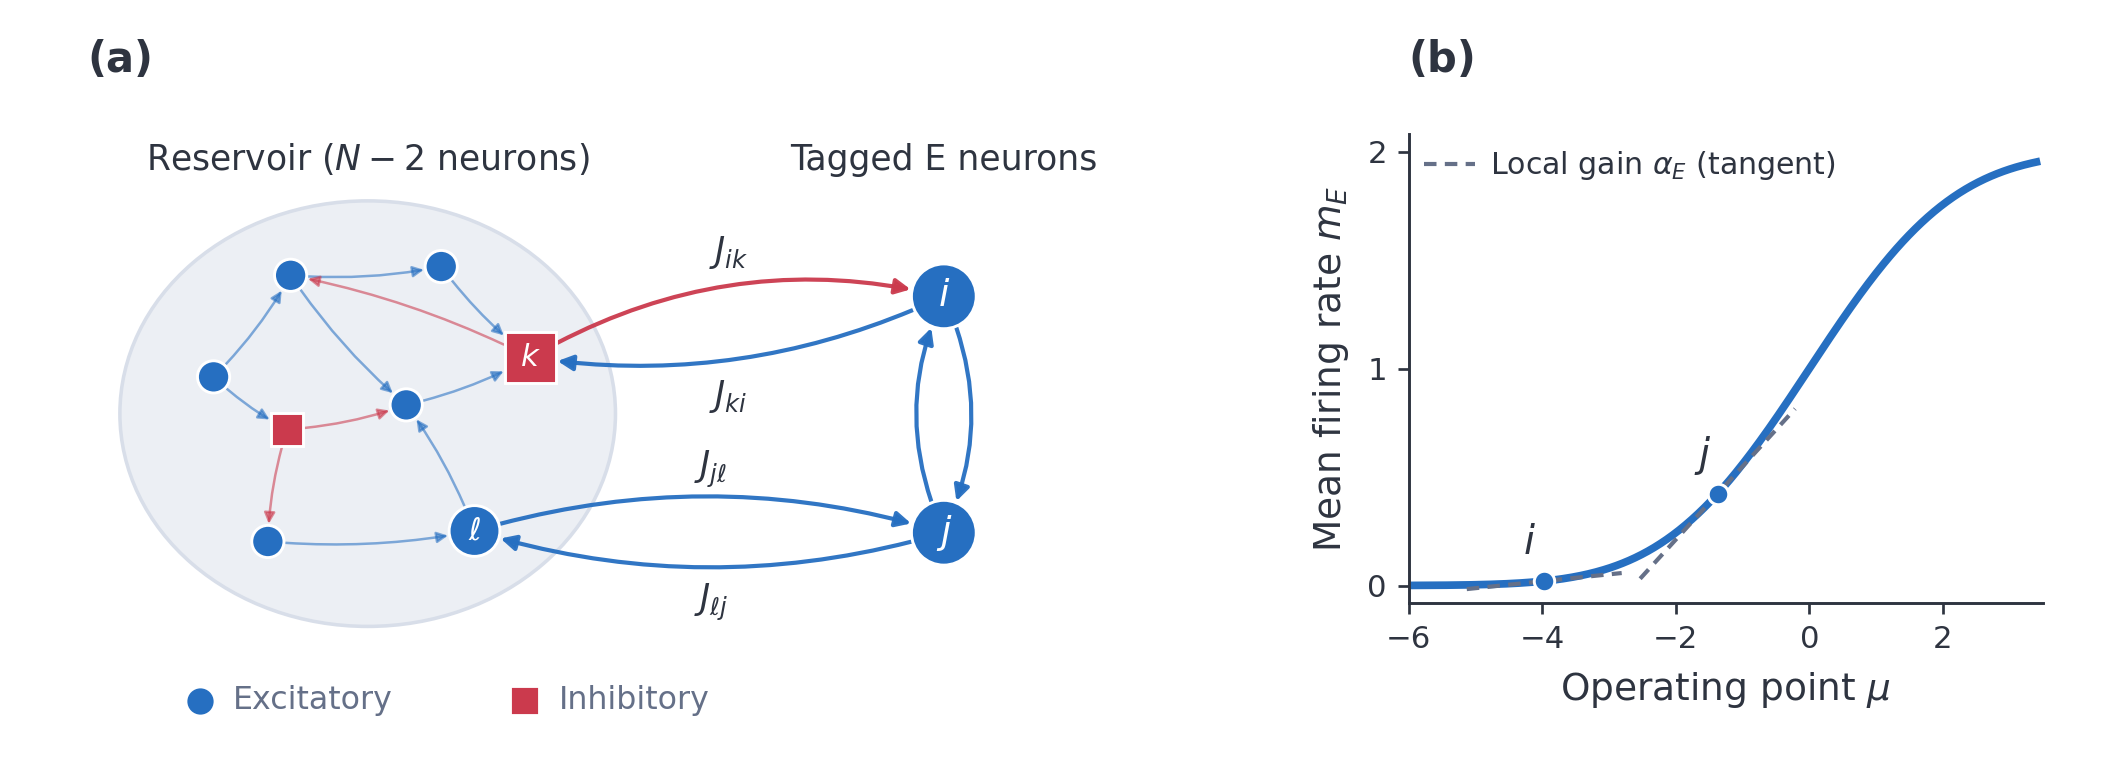

Write Python code to recreate this figure.
"""Draw the two-site cavity and the conditional gain of two excitatory cells.

The network edges are schematic. The rate curve uses the archived Bernoulli
composition reference, whose local laws are common to the two compositions.
The tagged operating points mark the lower and upper quartiles of the E input
mean distribution. No cell trajectories or measured synapses enter the figure.
Run `python3 cavity_schematic.py` to regenerate the adjacent PDF, SVG and PNG.
"""
import json
from pathlib import Path
import sys

import matplotlib

matplotlib.use("Agg")
import matplotlib.pyplot as plt
from matplotlib.patches import Circle, Ellipse, FancyArrowPatch, Rectangle
import numpy as np
from scipy.special import ndtr, ndtri


HERE = Path(__file__).resolve().parent
REFERENCE = HERE.parent / "archive/recovered/bundle/diagnosis/theory/summary.json"
sys.path.insert(0, str(HERE.parent / "experiments/figures"))
from paper_style import E, I, JOINT, LIGHT, MUTED, WASH, apply_style, panel_label, save_figure


def cavity(ax):
    ax.set(xlim=(-0.09, 5.65), ylim=(-0.2, 3.44), aspect="equal")
    ax.axis("off")
    ax.add_patch(Ellipse((1.51, 1.67), 2.83, 2.43, facecolor=WASH,
                         edgecolor=LIGHT, linewidth=0.85))
    ax.text(1.51, 3.06, r"Reservoir ($N-2$ neurons)", ha="center", color=JOINT,
            fontsize=8.3)
    ax.text(4.8, 3.06, "Tagged E neurons", ha="center", color=JOINT, fontsize=8.3)

    # Each node has a fixed position so that edits to labels or arrow routes
    # preserve the topology. The presynaptic cell sets each edge's sign.
    cells = {
        "e1": (0.63, 1.88, "E"), "e2": (1.07, 2.46, "E"),
        "e3": (1.93, 2.51, "E"), "e4": (1.73, 1.72, "E"),
        "e5": (0.94, 0.94, "E"), "ih": (1.05, 1.58, "I"),
        "k": (2.44, 1.99, "I"), "l": (2.12, 1.00, "E"),
        "i": (4.80, 2.34, "E"), "j": (4.80, 0.99, "E"),
    }
    colors = {"E": E, "I": I}
    patches = {}
    labels = {"k": r"$k$", "l": r"$\ell$", "i": r"$i$", "j": r"$j$"}
    for name, (x, y, kind) in cells.items():
        radius = 0.185 if name in ("i", "j") else 0.145 if name in labels else 0.092
        fill = colors[kind]
        if kind == "I":
            patch = Rectangle((x-radius, y-radius), 2*radius, 2*radius,
                              facecolor=fill, edgecolor="white", lw=0.7, zorder=4)
        else:
            patch = Circle((x, y), radius, facecolor=fill, edgecolor="white",
                           lw=0.7, zorder=4)
        ax.add_patch(patch)
        patches[name] = patch
        if name in labels:
            ax.text(x, y, labels[name], ha="center", va="center", color="white",
                    fontsize=9 if name in ("i", "j") else 7.4, zorder=5)

    def connection(source, target, bend, internal=False):
        color = colors[cells[source][2]]
        arrow = FancyArrowPatch(
            cells[source][:2], cells[target][:2],
            patchA=patches[source], patchB=patches[target],
            connectionstyle=f"arc3,rad={bend}", arrowstyle="-|>",
            shrinkA=0.3, shrinkB=0.3, mutation_scale=5.4 if internal else 7.5,
            lw=0.6 if internal else 1, color=color,
            alpha=0.57 if internal else 0.95, zorder=2,
        )
        ax.add_patch(arrow)

    for source, target in (("e1", "e2"), ("e2", "e3"), ("e3", "k"),
                           ("e2", "e4"), ("ih", "e4"), ("e4", "k"),
                           ("k", "e2"), ("l", "e4"), ("e5", "l"),
                           ("ih", "e5"), ("e1", "ih")):
        connection(source, target, 0.07, internal=True)

    # J_ik multiplies the rate of reservoir neuron k in the input to neuron i.
    # Curving both directions to their own right puts the arrows on separate arcs.
    for source, target, bend in (("k", "i", -0.20), ("i", "k", -0.15),
                                 ("l", "j", -0.15), ("j", "l", -0.15),
                                 ("i", "j", -0.23), ("j", "i", -0.23)):
        connection(source, target, bend)
    for x, y, label in ((3.57, 2.59, r"$J_{ik}$"), (3.57, 1.77, r"$J_{ki}$"),
                        (3.47, 1.35, r"$J_{j\ell}$"), (3.47, 0.59, r"$J_{\ell j}$")):
        ax.text(x, y, label, ha="center", va="center", fontsize=8.3, color=JOINT)

    for x, label, marker, color in [(0.55, "Excitatory", "o", E),
                                    (2.41, "Inhibitory", "s", I)]:
        ax.plot(x, 0.03, marker=marker, markersize=5.3, color=color, linestyle="none")
        ax.text(x+0.19, 0.03, label, ha="left", va="center", fontsize=7.6, color=MUTED)


def operating_points(ax):
    reference = json.loads(REFERENCE.read_text())
    h = reference["mean_inputs"][0]
    delta = reference["static_variances"][0]
    q = reference["dynamic_variances"][0]
    width = np.sqrt(1 + q)
    mu = np.linspace(-6, 3.4, 400)
    ax.plot(mu, 2*ndtr(mu/width), color=E, lw=1.85)

    # For a fixed q, differentiating the smoothed mean rate gives E[phi'(x)].
    locations = h + np.sqrt(delta)*ndtri([0.25, 0.75])
    for name, point in zip(("i", "j"), locations):
        mean = 2*ndtr(point/width)
        gain = np.sqrt(2/np.pi)/width * np.exp(-0.5*(point/width)**2)
        dx = np.array([-1.16, 1.16])
        ax.plot(point+dx, mean+gain*dx, color=MUTED, lw=1.0, linestyle=(0, (3, 2)))
        ax.plot(point, mean, "o", ms=4.9, color=E,
                markeredgewidth=0.7, markeredgecolor="white", zorder=4)
        ax.annotate(f"${name}$", (point, mean), xytext=(-3.5, 6.5),
                    textcoords="offset points", ha="center", fontsize=9.5)
    ax.plot([], [], color=MUTED, lw=1, linestyle=(0, (3, 2)),
            label=r"Local gain $\alpha_E$ (tangent)")
    ax.legend(loc="upper left", frameon=False, borderpad=0, handlelength=1.7,
              handletextpad=0.5, fontsize=7.2)
    ax.set(xlim=(-6, 3.5), ylim=(-0.08, 2.08), xticks=[-6, -4, -2, 0, 2],
           yticks=[0, 1, 2], xlabel=r"Operating point $\mu$",
           ylabel=r"Mean firing rate $m_E$")
    ax.spines[["top", "right"]].set_visible(False)
    for side in ("left", "bottom"):
        ax.spines[side].set_color(JOINT)
        ax.spines[side].set_linewidth(0.7)
    ax.tick_params(length=2.7, width=0.65, labelsize=7.4, color=JOINT, pad=2.5)


def main():
    apply_style()
    fig = plt.figure(figsize=(7.05, 2.56), facecolor="white")
    network = fig.add_axes([0.019, 0.035, 0.52, 0.83])
    rates = fig.add_axes([0.666, 0.215, 0.30, 0.61])
    cavity(network)
    operating_points(rates)
    panel_label(network, "A")
    panel_label(rates, "B")
    # The axes have different heights. Place both letters on the same baseline.
    label_a, label_b = network.texts[-1], rates.texts[-1]
    anchor = network.transAxes.transform(label_a.get_position())
    label_b.set_y(rates.transAxes.inverted().transform(anchor)[1])
    save_figure(fig, HERE / "cavity_schematic")


if __name__ == "__main__":
    main()
